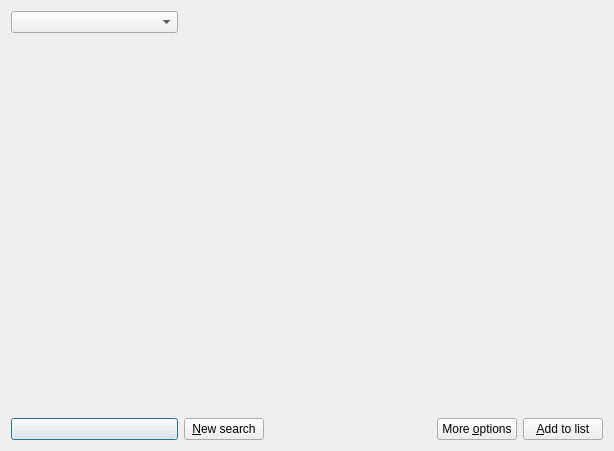
<?xml version="1.0" encoding="UTF-8"?>
<ui version="4.0">
 <class>Search</class>
 <widget class="QWidget" name="Search">
  <property name="geometry">
   <rect>
    <x>0</x>
    <y>0</y>
    <width>614</width>
    <height>451</height>
   </rect>
  </property>
  <property name="windowTitle">
   <string>Search</string>
  </property>
  <layout class="QGridLayout">
   <property name="margin">
    <number>11</number>
   </property>
   <property name="spacing">
    <number>6</number>
   </property>
   <item row="3" column="5">
    <widget class="QPushButton" name="btnAdd">
     <property name="text">
      <string>&amp;Add to list</string>
     </property>
    </widget>
   </item>
   <item row="0" column="0" colspan="2">
    <widget class="QComboBox" name="cmbClients"/>
   </item>
   <item row="3" column="0" colspan="2">
    <widget class="QPushButton" name="btnSearch">
     <property name="text">
      <string/>
     </property>
     <property name="default">
      <bool>true</bool>
     </property>
    </widget>
   </item>
   <item row="3" column="4">
    <widget class="QPushButton" name="btnOptions">
     <property name="text">
      <string>More &amp;options</string>
     </property>
    </widget>
   </item>
   <item row="2" column="0" colspan="6">
    <widget class="Line" name="Line1"/>
   </item>
   <item row="3" column="3">
    <spacer name="Spacer3">
     <property name="orientation">
      <enum>Qt::Horizontal</enum>
     </property>
     <property name="sizeType">
      <enum>QSizePolicy::Expanding</enum>
     </property>
     <property name="sizeHint" stdset="0">
      <size>
       <width>20</width>
       <height>20</height>
      </size>
     </property>
    </spacer>
   </item>
   <item row="3" column="2">
    <widget class="QPushButton" name="btnNew">
     <property name="text">
      <string>&amp;New search</string>
     </property>
    </widget>
   </item>
   <item row="1" column="1">
    <widget class="QStackedWidget" name="wndCondition">
     <widget class="QWidget" name="page"/>
     <widget class="QWidget" name="page_2"/>
    </widget>
   </item>
   <item row="0" column="2" rowspan="2" colspan="4">
    <widget class="QStackedWidget" name="wndResult">
     <widget class="QWidget" name="page_3"/>
     <widget class="QWidget" name="page_4"/>
    </widget>
   </item>
  </layout>
 </widget>
 <tabstops>
  <tabstop>btnSearch</tabstop>
  <tabstop>btnNew</tabstop>
  <tabstop>btnOptions</tabstop>
  <tabstop>btnAdd</tabstop>
  <tabstop>cmbClients</tabstop>
 </tabstops>
 <resources/>
 <connections/>
</ui>
